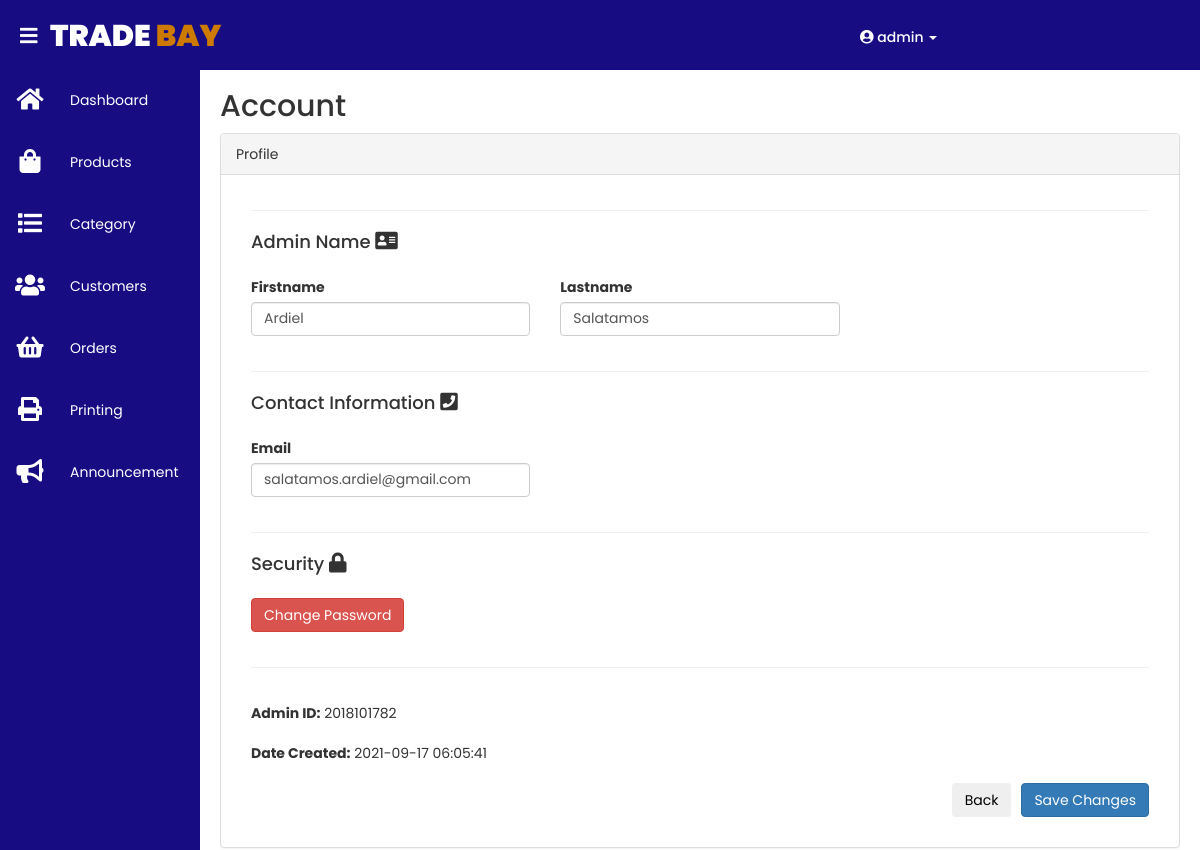
Page /admin/admin_acc.php (signed in) on the earlier database version.
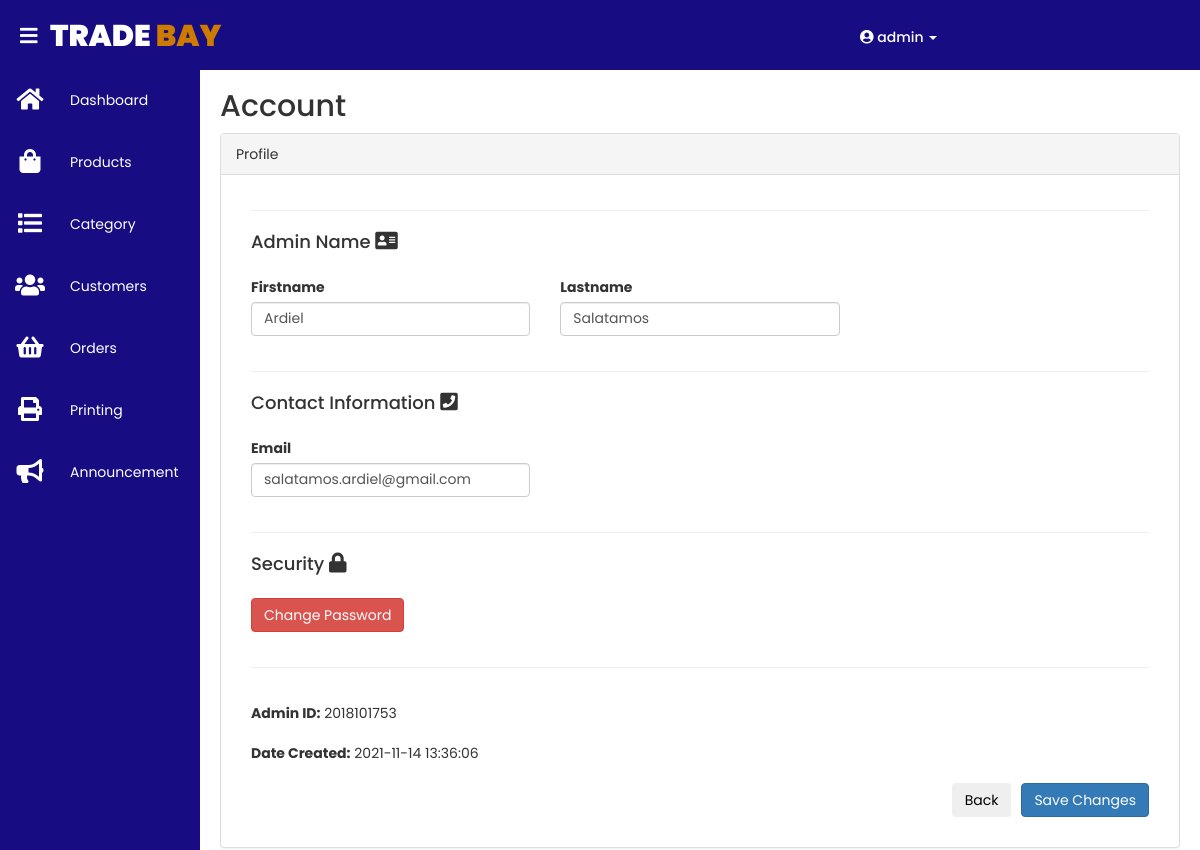
Same page on the later database version.
### tables this page shows
CREATE TABLE `admin_tbl` (
  `admin_id` int(10) NOT NULL,
  `admin_fname` varchar(25) NOT NULL,
  `admin_lname` varchar(25) NOT NULL,
  `admin_email` varchar(50) NOT NULL,
  `date_created` timestamp NOT NULL DEFAULT current_timestamp() ON UPDATE current_timestamp(),
  `account_id` int(10) NOT NULL
);

### admin/admin_acc.php (the view, shortened to what this page needs)
<?php
	include('../include/dbconnection.php');
	include('../include/header.php');
	include('../include/navbar.php');
	$admin_id = $_SESSION['adm_id'];
	$sql = "SELECT * FROM admin_tbl WHERE admin_id = '$admin_id'";
	$result = mysqli_query($db, $sql);
	$show_admin = mysqli_fetch_assoc($result);
?>
<div class="content">
		<div class="for_title">
			<h2>Account</h2>
		</div>
		<div class="my-content">
			<div class="panel panel-default">
			  <div class="panel-heading">Profile</div>
			  <div class="panel-body">
					<form method="post">
						<div class="form-row">
					  	<div class="form-group col-md-12">
					    	<hr><h4>Admin Name <i class="fas fa-address-card" style="font-size: 20px"></i></h4>
					    </div>
					    <div class="form-group col-md-4">
					    	<label for="firstname"> Firstname</label>
					      <input type="text" name="firstname" class="form-control" value="<?php echo $show_admin['admin_fname']; ?>" required>
					    </div>
					    <div class="form-group col-md-4">
					     <label for="lastname"> Lastname</label>
					      <input type="text" name="lastname" class="form-control" value="<?php echo $show_admin['admin_lname']; ?>" required>
					    </div>
					    <div class="form-group col-md-12">
					    	<hr><h4>Contact Information <i class="fas fa-phone-square" style="font-size: 20px"></i></h4>
					    </div>
					    <div class="form-group col-md-4">
					      <label for="Email">Email</label>
					      <input type="text"  name="Email" class="form-control" value="<?php echo $show_admin['admin_email']; ?>" required>
					    </div>
					    <div class="form-group col-md-12">
					    	<hr><h4>Security <i class="fas fa-lock" style="font-size: 20px"></i></h4>
					    </div>
					    <div class="form-group col-md-4">
					    	<button type="button" class="btn btn-danger" data-toggle="modal" data-target="#myModal">Change Password</button>
					    </div>
					    <div class="form-group col-md-12">
					    	<hr>
					    </div>
					    <div class="form-group col-md-12">
					      <label for="date">Admin ID: </label>
					      <?php echo $show_admin['admin_id']; ?>
					    </div>
					    <div class="form-group col-md-12">
					      <label for="date">Date Created: </label>
					      <?php echo $show_admin['date_created']; ?>
					    </div>
					    <div class="form-group col-md-12">
					    	<button type="submit" name="save_change" class="btn btn-primary float-right">Save Changes</button>
					    	<button class="btn float-right" style="margin-right: 10px;"><a href="#" onclick="history.back();" style="text-decoration: none; color: black">Back</a></button>
					    </div>
					 	</div>
					</form>
			  </div>
			</div>
		</div>
</div>

### include/header.php (shortened to what this page needs)
<!DOCTYPE html>
<html>
<head>
    <link rel="stylesheet" href="https://use.fontawesome.com/releases/v5.7.0/css/all.css">
    <link rel="stylesheet" href="https://maxcdn.bootstrapcdn.com/bootstrap/3.4.1/css/bootstrap.min.css">
    <link href="https://nightly.datatables.net/css/jquery.dataTables.css" rel="stylesheet" type="text/css" />
    <link href='https://unpkg.com/boxicons@2.0.7/css/boxicons.min.css' rel='stylesheet'>
    <link rel="stylesheet" type="text/css" href="../style/my_style.css">
    <link rel="stylesheet" type="text/css" href="../style/card_style.css">
</head>
<body>
	<header>
		<label for="check">
			<i class="fa fa-bars" aria-hidden="true" id="sidebar_btn"></i>
		</label>
		<div class="left_area">
			<a href="index.php"><h3>Trade <span style="font-size: 30px;">Bay</span></h3></a>
		</div>
		<div class="right_area">
						<h5 class="dropdown">
							<a class="dropdown-toggle" href="#" data-toggle="dropdown" style="text-decoration: none; color: #fff">
								<i class="fa fa-user-circle" aria-hidden="true"></i>
								<?php
									echo ''.$_SESSION['username'].'';
								?> <span class="caret"></span>
							</a>
						</h5>
		</div>
	</header>

### include/navbar.php
<div class="navigation">
		<ul>
			<li class="home">
				<a href="index.php">
					<span class="icon"><i class="fa fa-home" aria-hidden="true"></i></span>
					<span class="title">Dashboard</span>
				</a>
			</li>
			<li class="prod">
				<a href="product.php">
					<span class="icon"><i class="fa fa-shopping-bag" aria-hidden="true"></i></span>
					<span class="title">Products</span>
				</a>
			</li>
			<li class="cat">
				<a href="category.php">
					<span class="icon"><i class="fa fa-list" aria-hidden="true"></i></span>
					<span class="title">Category</span>
				</a>
			</li>
			<li class="cus">
				<a href="customer.php">
					<span class="icon"><i class="fa fa-users" aria-hidden="true"></i></span>
					<span class="title">Customers</span>
				</a>
			</li>
			<li class="ord">
				<a href="orders.php?all">
					<span class="icon"><i class="fa fa-shopping-basket" aria-hidden="true"></i></span>
					<span class="title">Orders</span>
				</a>
			</li>
			<li class="pri">
				<a href="services.php?all">
					<span class="icon"><i class="fa fa-print" aria-hidden="true"></i></span>
					<span class="title">Printing</span>
				</a>
			</li>
			<li class="ann">
				<a href="announcement.php">
					<span class="icon"><i class="fa fa-bullhorn"></i></span>
					<span class="title">Announcement</span>
				</a>
			</li>
		</ul>
	</div>

### style/my_style.css (style rules this page uses)
* { margin: 0; padding: 0; box-sizing: border-box; font-family: 'Poppins', sans-serif; font-size: 14px; }
body { min-height: 100vh; }
header { top: 0; z-index: 4; position: fixed; background: #170c82; width: 100%; height: 5em; }
.left_area { width: 30%; float: left; height: 70px; transition: 0.5s; }
.right_area { width: 30%; float: right; height: 70px; padding: 20px; }
.left_area h3 { position: absolute; color: #fff; margin-left: 50px; text-transform: uppercase; font-size: 30px; font-weight: 900; }
.left_area span { color: #cc7a00; font-size: 30px; }
.right_area h5 { position: absolute; color: #fff; }
.navigation { z-index: 2; top: 0; position: fixed; width: 200px; height: 100%; background: #170c82; transition: 0.5s; overflow: hidden; }
.navigation ul { margin-top: 70px; position: absolute; top: 0; left: 0; width: 100%; }
.navigation ul li { position: relative; width: 100%; list-style: none; }
.navigation ul li a { position: relative; display: block; width: 100%; display: flex; text-decoration: none; color: #fff; }
.navigation ul li a .icon { position: relative; display: block; min-width: 60px; height: 60px; line-height: 60px; text-align: center; margin-top: 2px; }
.navigation ul li a .icon .fa { font-size: 24px; margin-top: 15px; }
.navigation ul li a .title { position: relative; display: block; padding: 0 10px; height: 60px; line-height: 60px; text-align: start; white-space: nowrap; }
label #sidebar_btn { color: #fff; position: fixed; cursor: pointer; left: 20px; font-size: 20px; margin: 16px 0; transition: 0.5s; transition-property: color; }
.content { padding: 20px; margin-top: 50px; margin-left: 200px; background-position: center; background-size: cover; height: 100vh; transition: 0.5s; }
.for_title, .my_content { left: 0; margin-top: 10px; width: 100%; }

### style/card_style.css (style rules this page uses)
.float-right { float: right; }

Differences in the rows shown:
removed admin_tbl: firstname "Ardiel", lastname "Salatamos", Email "salatamos.ardiel@gmail.com", admin_id "2018101782", date_created "2021-09-17 06:05:41"
added admin_tbl: firstname "Ardiel", lastname "Salatamos", Email "salatamos.ardiel@gmail.com", admin_id "2018101753", date_created "2021-11-14 13:36:06"
